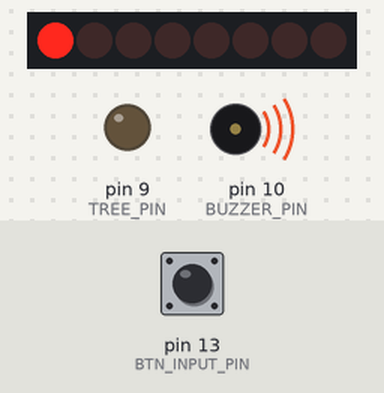
Bench run of a sketch on a simulated Arduino Uno, built with avr-gcc and run on an emulated ATmega328P. Parts: 8 shift-register outputs drawn as a row of LEDs (first output left, lit = HIGH), output pins drawn as LEDs (lit = HIGH), buzzer (waves = sounding). Wiring (inferred from the names in the program): shift register (74HC595): data pin 11; shift clock pin 8; latch pin 12. Wiring (inferred from the signals the program sends): row of LEDs: on Q0, Q1, Q2, Q3, Q4, Q5, Q6, Q7. The inputs (shaded band) are chosen by the test bench; at power-on: pin 13 (BTN_INPUT_PIN) LOW. Pins used as bus, display or sensor lines are not drawn.

Above: at 2.8 s.
2.9 s: pin 13 (BTN_INPUT_PIN) pulled HIGH for 0.35 s
At 3.22 s:
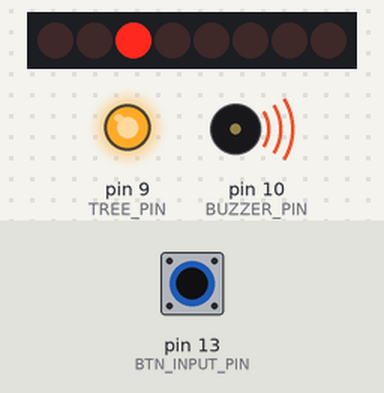
At 5.12 s:
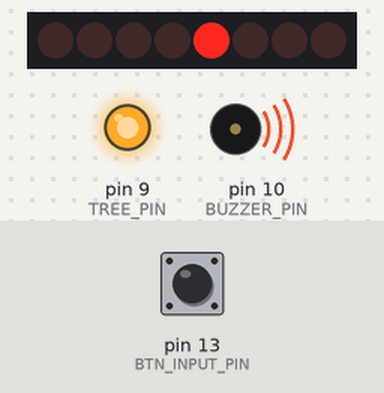
5.6 s: pin 13 (BTN_INPUT_PIN) pulled HIGH for 1 s
9.6 s: pin 13 (BTN_INPUT_PIN) pulled HIGH for 3.2 s
At 15.47 s:
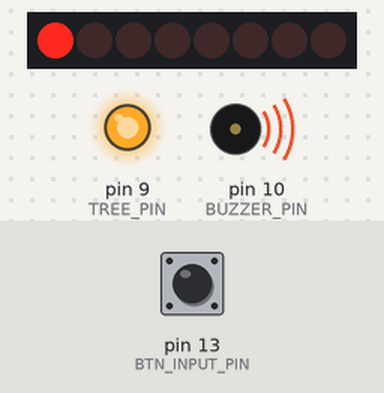
Timing chart, 0 to 20.3 s (numbered marks = the images above; inputs shaded):
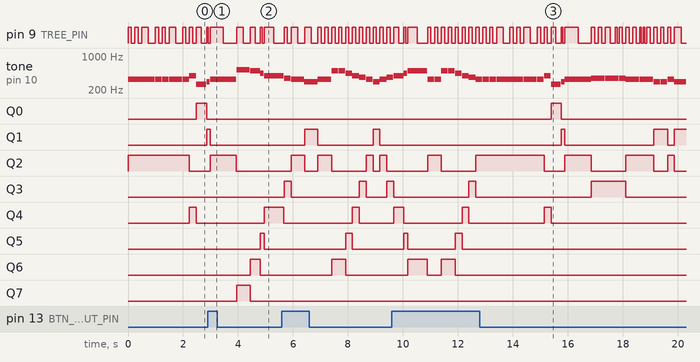

The sketch:

musical_christmas_tree.ino.ino
```cpp
// Joe Worsham 2019
// Musical Christmas Tree

/*
 * Hardware configuration
 */
#define  LATCH_PIN      12 // shift register pins
#define  CLOCK_PIN      8
#define  DATA_PIN       11
#define  BUZZER_PIN     10
#define  TREE_PIN       9
#define  BTN_INPUT_PIN  13

#define  C_LED        1  // LEDs are represented as bit shifted int values for shift register
#define  D_LED        2
#define  E_LED        4
#define  F_LED        8
#define  G_LED        16
#define  A_LED        32
#define  B_LED        64
#define  C2_LED       128

/*
 * Frequencies in Hz of notes played on the arduino board. The frequencies are
 * in the lowest octave. The octaves can range from 0 to 8. The correct value of
 * frequency in octave is: freq * 2^octave
 */
#define  C_FREQ  16.35
#define  CS_FREQ 17.35
#define  D_FREQ  18.35
#define  DS_FREQ 19.475
#define  E_FREQ  20.60
#define  ES_FREQ 21.215
#define  F_FREQ  21.83
#define  FS_FREQ 23.165
#define  G_FREQ  24.50
#define  GS_FREQ 26.0
#define  A_FREQ  27.50
#define  AS_FREQ 29.185
#define  B_FREQ  30.87
#define  BS_FREQ 31.785

// constants to define the lengths of each song
#define  JINGLE_BELLS_LEN    51
#define  JOY_TO_WRLD_LEN     57
#define  GOD_REST_GENTS_LEN  68
#define  SONG_COUNT          3


bool pressed = false;
int songIdx = 0;

struct note
{
  int key;
  bool sharp;
  int octave;
  int duration;
};

void populateNote(struct note* n, int key, bool sharp, int octave, int duration)
{
  n->key = key;
  n->sharp = sharp;
  n->octave = octave;
  n->duration = duration;
}

struct note* playJingleBells()
{
  struct note *song = new struct note[JINGLE_BELLS_LEN];

  int i = 0;
  populateNote(&song[i++], 3, false, 4, 2);  // E
  populateNote(&song[i++], 3, false, 4, 2);  // E
  populateNote(&song[i++], 3, false, 4, 4);  // E

  populateNote(&song[i++], 3, false, 4, 2);  // E
  populateNote(&song[i++], 3, false, 4, 2);  // E
  populateNote(&song[i++], 3, false, 4, 4);  // E

  populateNote(&song[i++], 3, false, 4, 2);  // E
  populateNote(&song[i++], 5, false, 4, 2);  // G
  populateNote(&song[i++], 1, false, 4, 3);  // C
  populateNote(&song[i++], 2, false, 4, 1);  // D

  populateNote(&song[i++], 3, false, 4, 8);  // E

  populateNote(&song[i++], 4, false, 4, 2);  // F
  populateNote(&song[i++], 4, false, 4, 2);  // F
  populateNote(&song[i++], 4, false, 4, 3);  // F
  populateNote(&song[i++], 4, false, 4, 1);  // F

  populateNote(&song[i++], 4, false, 4, 2);  // F
  populateNote(&song[i++], 3, false, 4, 2);  // E
  populateNote(&song[i++], 3, false, 4, 2);  // E
  populateNote(&song[i++], 3, false, 4, 1);  // E
  populateNote(&song[i++], 3, false, 4, 1);  // E

  populateNote(&song[i++], 3, false, 4, 2);  // E
  populateNote(&song[i++], 2, false, 4, 2);  // D
  populateNote(&song[i++], 2, false, 4, 2);  // D
  populateNote(&song[i++], 3, false, 4, 2);  // E

  populateNote(&song[i++], 2, false, 4, 4);  // D
  populateNote(&song[i++], 5, false, 4, 4);  // G

  populateNote(&song[i++], 3, false, 4, 2);  // E
  populateNote(&song[i++], 3, false, 4, 2);  // E
  populateNote(&song[i++], 3, false, 4, 4);  // E

  populateNote(&song[i++], 3, false, 4, 2);  // E
  populateNote(&song[i++], 3, false, 4, 2);  // E
  populateNote(&song[i++], 3, false, 4, 4);  // E

  populateNote(&song[i++], 3, false, 4, 2);  // E
  populateNote(&song[i++], 5, false, 4, 2);  // G
  populateNote(&song[i++], 1, false, 4, 3);  // C
  populateNote(&song[i++], 2, false, 4, 1);  // D

  populateNote(&song[i++], 3, false, 4, 8);  // E

  populateNote(&song[i++], 4, false, 4, 2);  // F
  populateNote(&song[i++], 4, false, 4, 2);  // F
  populateNote(&song[i++], 4, false, 4, 3);  // F
  populateNote(&song[i++], 4, false, 4, 1);  // F

  populateNote(&song[i++], 4, false, 4, 2);  // F
  populateNote(&song[i++], 3, false, 4, 2);  // E
  populateNote(&song[i++], 3, false, 4, 2);  // E
  populateNote(&song[i++], 3, false, 4, 1);  // E
  populateNote(&song[i++], 3, false, 4, 1);  // E

  populateNote(&song[i++], 5, false, 4, 2);  // G
  populateNote(&song[i++], 5, false, 4, 2);  // G
  populateNote(&song[i++], 4, false, 4, 2);  // F
  populateNote(&song[i++], 2, false, 4, 2);  // D

  populateNote(&song[i++], 1, false, 4, 8);  // C

  return song;
}

struct note* playJoyToTheWorld()
{
  struct note *song = new struct note[JOY_TO_WRLD_LEN];

  int i = 0;

  populateNote(&song[i++], 8, false, 4, 4);  // C
  populateNote(&song[i++], 7, false, 4, 3);  // B
  populateNote(&song[i++], 6, false, 4, 1);  // A

  populateNote(&song[i++], 5, false, 4, 6);  // G
  populateNote(&song[i++], 4, false, 4, 2);  // F

  populateNote(&song[i++], 3, false, 4, 4);  // E
  populateNote(&song[i++], 2, false, 4, 4);  // D

  populateNote(&song[i++], 1, false, 4, 6);  // C
  populateNote(&song[i++], 5, false, 4, 2);  // G

  populateNote(&song[i++], 6, false, 4, 6);  // A
  populateNote(&song[i++], 6, false, 4, 2);  // A

  populateNote(&song[i++], 7, false, 4, 6);  // B
  populateNote(&song[i++], 7, false, 4, 2);  // B

  populateNote(&song[i++], 8, false, 4, 12);  // C
  populateNote(&song[i++], 8, false, 4, 2);  // C

  populateNote(&song[i++], 8, false, 4, 2);  // C
  populateNote(&song[i++], 7, false, 4, 2);  // B
  populateNote(&song[i++], 6, false, 4, 2);  // A
  populateNote(&song[i++], 5, false, 4, 2);  // G

  populateNote(&song[i++], 5, false, 4, 3);  // G
  populateNote(&song[i++], 4, false, 4, 1);  // F
  populateNote(&song[i++], 3, false, 4, 2);  // E
  populateNote(&song[i++], 8, false, 4, 2);  // C

  populateNote(&song[i++], 8, false, 4, 2);  // C
  populateNote(&song[i++], 7, false, 4, 2);  // B
  populateNote(&song[i++], 6, false, 4, 2);  // A
  populateNote(&song[i++], 5, false, 4, 2);  // G

  populateNote(&song[i++], 5, false, 4, 3);  // G
  populateNote(&song[i++], 4, false, 4, 1);  // F
  populateNote(&song[i++], 3, false, 4, 2);  // E
  populateNote(&song[i++], 3, false, 4, 2);  // E

  populateNote(&song[i++], 3, false, 4, 2);  // E
  populateNote(&song[i++], 3, false, 4, 2);  // E
  populateNote(&song[i++], 3, false, 4, 2);  // E
  populateNote(&song[i++], 3, false, 4, 1);  // E
  populateNote(&song[i++], 4, false, 4, 1);  // F

  populateNote(&song[i++], 5, false, 4, 6);  // G
  populateNote(&song[i++], 4, false, 4, 1);  // F
  populateNote(&song[i++], 3, false, 4, 1);  // E

  populateNote(&song[i++], 2, false, 4, 2);  // D
  populateNote(&song[i++], 2, false, 4, 2);  // D
  populateNote(&song[i++], 2, false, 4, 2);  // D
  populateNote(&song[i++], 2, false, 4, 1);  // D
  populateNote(&song[i++], 3, false, 4, 1);  // E

  populateNote(&song[i++], 4, false, 4, 6);  // F
  populateNote(&song[i++], 3, false, 4, 1);  // E
  populateNote(&song[i++], 2, false, 4, 1);  // D

  populateNote(&song[i++], 1, false, 4, 2);  // C
  populateNote(&song[i++], 8, false, 4, 4);  // C
  populateNote(&song[i++], 6, false, 4, 2);  // A

  populateNote(&song[i++], 5, false, 4, 3);  // G
  populateNote(&song[i++], 4, false, 4, 1);  // F
  populateNote(&song[i++], 3, false, 4, 2);  // E
  populateNote(&song[i++], 4, false, 4, 2);  // F

  populateNote(&song[i++], 3, false, 4, 4);  // E
  populateNote(&song[i++], 2, false, 4, 4);  // D

  populateNote(&song[i++], 1, false, 4, 8);  // C

  return song;
}

struct note* playGodRestYeMerryGents()
{
  // key - F-sharp
  struct note *song = new struct note[GOD_REST_GENTS_LEN];

  int i = 0;
  populateNote(&song[i++], 3, false, 4, 2);  // E

  populateNote(&song[i++], 3, false, 4, 2);  // E
  populateNote(&song[i++], 7, false, 4, 2);  // B
  populateNote(&song[i++], 7, false, 4, 2);  // B
  populateNote(&song[i++], 6, false, 4, 2);  // A

  populateNote(&song[i++], 5, false, 4, 2);  // G
  populateNote(&song[i++], 4, true, 4, 2);   // Fs
  populateNote(&song[i++], 3, false, 4, 2);  // E
  populateNote(&song[i++], 2, false, 4, 2);  // D

  populateNote(&song[i++], 3, false, 4, 2);  // E
  populateNote(&song[i++], 4, true, 4, 2);   // Fs
  populateNote(&song[i++], 5, false, 4, 3);  // G
  populateNote(&song[i++], 6, false, 4, 1);  // A

  populateNote(&song[i++], 7, false, 4, 6);  // B
  populateNote(&song[i++], 3, false, 4, 2);  // E

  populateNote(&song[i++], 3, false, 4, 2);  // E
  populateNote(&song[i++], 7, false, 4, 2);  // B
  populateNote(&song[i++], 7, false, 4, 2);  // B
  populateNote(&song[i++], 6, false, 4, 2);  // A

  populateNote(&song[i++], 5, false, 4, 2);  // G
  populateNote(&song[i++], 4, true, 4, 2);   // Fs
  populateNote(&song[i++], 3, false, 4, 2);  // E
  populateNote(&song[i++], 2, false, 4, 2);  // D

  populateNote(&song[i++], 3, false, 4, 2);  // E
  populateNote(&song[i++], 4, true, 4, 2);   // Fs
  populateNote(&song[i++], 5, false, 4, 3);  // G
  populateNote(&song[i++], 6, false, 4, 1);  // A

  populateNote(&song[i++], 7, false, 4, 4);  // B
  populateNote(&song[i++], 0, false, 4, 2);  // rest
  populateNote(&song[i++], 7, false, 4, 2);  // B

  populateNote(&song[i++], 8, false, 4, 2);  // C
  populateNote(&song[i++], 6, false, 4, 2);  // A
  populateNote(&song[i++], 7, false, 4, 2);  // B
  populateNote(&song[i++], 8, false, 4, 2);  // C

  populateNote(&song[i++], 2, false, 5, 2);  // D
  populateNote(&song[i++], 3, false, 5, 2);  // E
  populateNote(&song[i++], 7, false, 4, 2);  // B
  populateNote(&song[i++], 6, false, 4, 2);  // A

  populateNote(&song[i++], 5, false, 4, 2);  // G
  populateNote(&song[i++], 3, false, 4, 2);  // E
  populateNote(&song[i++], 4, true, 4, 2);   // Fs
  populateNote(&song[i++], 5, false, 4, 2);  // G

  populateNote(&song[i++], 6, false, 4, 4);  // A
  populateNote(&song[i++], 5, false, 4, 2);  // G
  populateNote(&song[i++], 6, false, 4, 2);  // A

  populateNote(&song[i++], 7, false, 4, 4);  // B
  populateNote(&song[i++], 8, false, 4, 2);  // C
  populateNote(&song[i++], 7, false, 4, 2);  // B

  populateNote(&song[i++], 7, false, 4, 2);  // B
  populateNote(&song[i++], 6, false, 4, 2);  // A
  populateNote(&song[i++], 5, false, 4, 2);  // G
  populateNote(&song[i++], 4, true, 4, 2);   // Fs

  populateNote(&song[i++], 3, false, 4, 4);  // E
  populateNote(&song[i++], 5, false, 4, 1);  // G
  populateNote(&song[i++], 4, true, 4, 1);   // Fs
  populateNote(&song[i++], 3, false, 4, 2);  // E

  populateNote(&song[i++], 6, false, 4, 4);  // A
  populateNote(&song[i++], 5, false, 4, 2);  // G
  populateNote(&song[i++], 6, false, 4, 4);  // A

  populateNote(&song[i++], 7, false, 4, 2);  // B
  populateNote(&song[i++], 8, false, 4, 2);  // C
  populateNote(&song[i++], 2, false, 5, 2);  // D
  populateNote(&song[i++], 3, false, 5, 2);  // E

  populateNote(&song[i++], 7, false, 4, 2);  // B
  populateNote(&song[i++], 6, false, 4, 2);  // A
  populateNote(&song[i++], 5, false, 4, 2);  // G
  populateNote(&song[i++], 4, true, 4, 2);   // Fs

  populateNote(&song[i++], 3, false, 4, 6);  // E

  return song;
}

struct note *jingleBells;
struct note *joyToWrld;
struct note *godRestYeGents;

void setup() {
  // define the pins and hardware configs
  pinMode(LATCH_PIN, OUTPUT);
  pinMode(CLOCK_PIN, OUTPUT);
  pinMode(DATA_PIN, OUTPUT);
  pinMode(BUZZER_PIN, OUTPUT);
  pinMode(TREE_PIN, OUTPUT);
  pinMode(BTN_INPUT_PIN, INPUT);

  // allocate memory for all songs up front
  jingleBells = playJingleBells();
  joyToWrld = playJoyToTheWorld();
  godRestYeGents = playGodRestYeMerryGents();
}

void loop() {
  struct note *song;
  int songLen;
  if (songIdx == 0)
  {
    song = jingleBells;
    songLen = JINGLE_BELLS_LEN;
  }
  else if (songIdx == 1)
  {
    song = joyToWrld;
    songLen = JOY_TO_WRLD_LEN;
  }
  else if (songIdx == 2)
  {
    song = godRestYeGents;
    songLen = GOD_REST_GENTS_LEN;
  }

  // cycle through the current song
  for (int i = 0; i < songLen; i++)
  {
    // check to see if the user has selected to change songs
    if (checkButtonInterupt())
    {
      songIdx = (songIdx + 1) % SONG_COUNT; // cycle to the next song
      break;
    }

    // play the next note
    struct note *next = &song[i];
    playNote(next->key, next->sharp, next->octave, next-> duration);
  }
}

bool checkButtonInterupt()
{
  bool newPress = digitalRead(BTN_INPUT_PIN) == HIGH ? true : false;
  bool trigger = pressed && !newPress;  // only interupt on button release
  pressed = newPress;
  return trigger;
}

///
/// Play the provided note index where 1 = C4 up to 8 = C5.
///
void playNote(uint8_t noteIndex, bool sharp, int octave, int duration)
{
  int led = 0, freq = 0;
  bool shouldPlay = true;
  switch(noteIndex)
  {
    case 0:  // rest
      shouldPlay = false;
      break;
    case 1:
      led = C_LED;
      freq = (int) ((sharp ? CS_FREQ : C_FREQ) * pow(2, octave));
      break;
    case 2:
      led = D_LED;
      freq = (int) ((sharp ? DS_FREQ : D_FREQ) * pow(2.0, octave));
      break;
    case 3:
      led = E_LED;
      freq = (int) ((sharp ? ES_FREQ : E_FREQ) * pow(2.0, octave));
      break;
    case 4:
      led = F_LED;
      freq = (int) ((sharp ? FS_FREQ : F_FREQ) * pow(2.0, octave));
      break;
    case 5:
      led = G_LED;
      freq = (int) ((sharp ? GS_FREQ : G_FREQ) * pow(2.0, octave));
      break;
    case 6:
      led = A_LED;
      freq = (int) ((sharp ? AS_FREQ : A_FREQ) * pow(2.0, octave));
      break;
    case 7:
      led = B_LED;
      freq = (int) ((sharp ? BS_FREQ : B_FREQ) * pow(2.0, octave));
      break;
    case 8:
      led = C2_LED;
      // the next higher octave
      freq = (int) ((sharp ? CS_FREQ : C_FREQ) * pow(2.0, octave + 1));
      break;
  }

  if (shouldPlay)
  {
    playNote(led, freq);
    digitalWrite(TREE_PIN, HIGH);
  }
  delay(60 * duration);
  digitalWrite(TREE_PIN, LOW);
  delay(60 * duration);
  if (shouldPlay)
  {
    stopPlaying();
  }
  delay(10);
}

///
/// Play the provided frequency on the buzzer and turn on the
/// corresponding LED.
///
void playNote(int led, int freq)
{
  // play the tone of the note and turn on the LED
  tone(BUZZER_PIN, freq);

  // shift the value of the LED to turn on
  digitalWrite(LATCH_PIN, LOW); //ground latchPin and hold low for as long as you are transmitting
  shiftOut(DATA_PIN, CLOCK_PIN, MSBFIRST, led);
  digitalWrite(LATCH_PIN, HIGH); //pull the latchPin to save the data
}

///
/// Stop playing any tone and turn off all LEDs
///
void stopPlaying()
{
  // stop playing the tone
  noTone(BUZZER_PIN);

  // shift the value to turn all LEDs off
  digitalWrite(LATCH_PIN, LOW); //ground latchPin and hold low for as long as you are transmitting
  shiftOut(DATA_PIN, CLOCK_PIN, MSBFIRST, 0);
  digitalWrite(LATCH_PIN,HIGH); //pull the latchPin to save the data
}
```

Measured:
- by itself, tone on pin 10 (BUZZER_PIN): plays 392 Hz for 0.36 s, 440 Hz for 0.12 s, 493 Hz for 0.72 s, 329 Hz for 0.24 s, 329 Hz for 0.24 s, 493 Hz for 0.24 s … (36 notes in this stretch)
